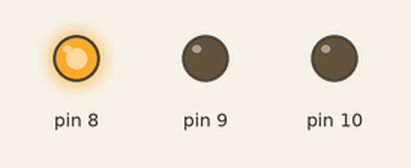
A sketch run on a simulated Arduino Uno, built with avr-gcc and run on an emulated ATmega328P. On the bench: output pins drawn as LEDs (lit = HIGH).

Above: at 3.5 s.
At 8.0 s:
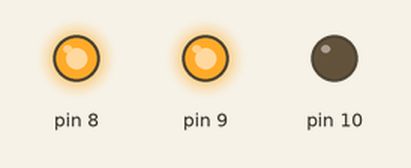
At 11.5 s:
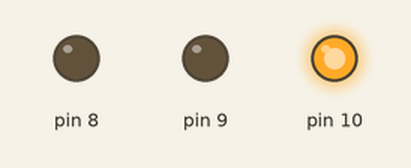
At 15.0 s:
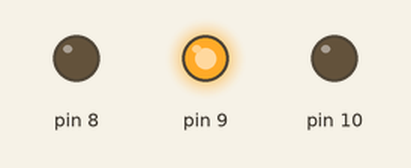
Timing chart, 0 to 20.8 s (numbered marks = the images above):
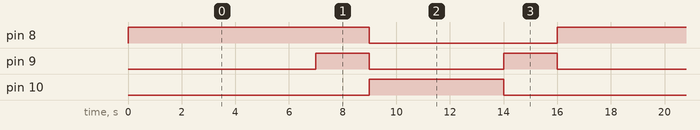

Measured:
- by itself, pin 8: alternates HIGH for 9.0 s and LOW for 7.0 s
- by itself, pin 9: repeats every 16.0 s: LOW 5.0 s, HIGH 2.0 s, LOW 7.0 s, HIGH 2.0 s
- by itself, pin 10: alternates HIGH for 5.0 s and LOW for 11.0 s

The sketch:

traffic_light_sys_1.ino
```cpp
// C++ code
//
void setup()
{
  pinMode(8, OUTPUT);
  pinMode(9, OUTPUT);
  pinMode(10, OUTPUT);
}

void loop()
{
  digitalWrite(8, HIGH);
  delay(7000);
  digitalWrite(9, HIGH);
  delay(2000);
  digitalWrite(8, LOW);
  digitalWrite(9, LOW);
  digitalWrite(10, HIGH);
  delay(5000);
  digitalWrite(10, LOW);
  digitalWrite(9, HIGH);
  delay(2000);
  digitalWrite(9, LOW);
}
```
